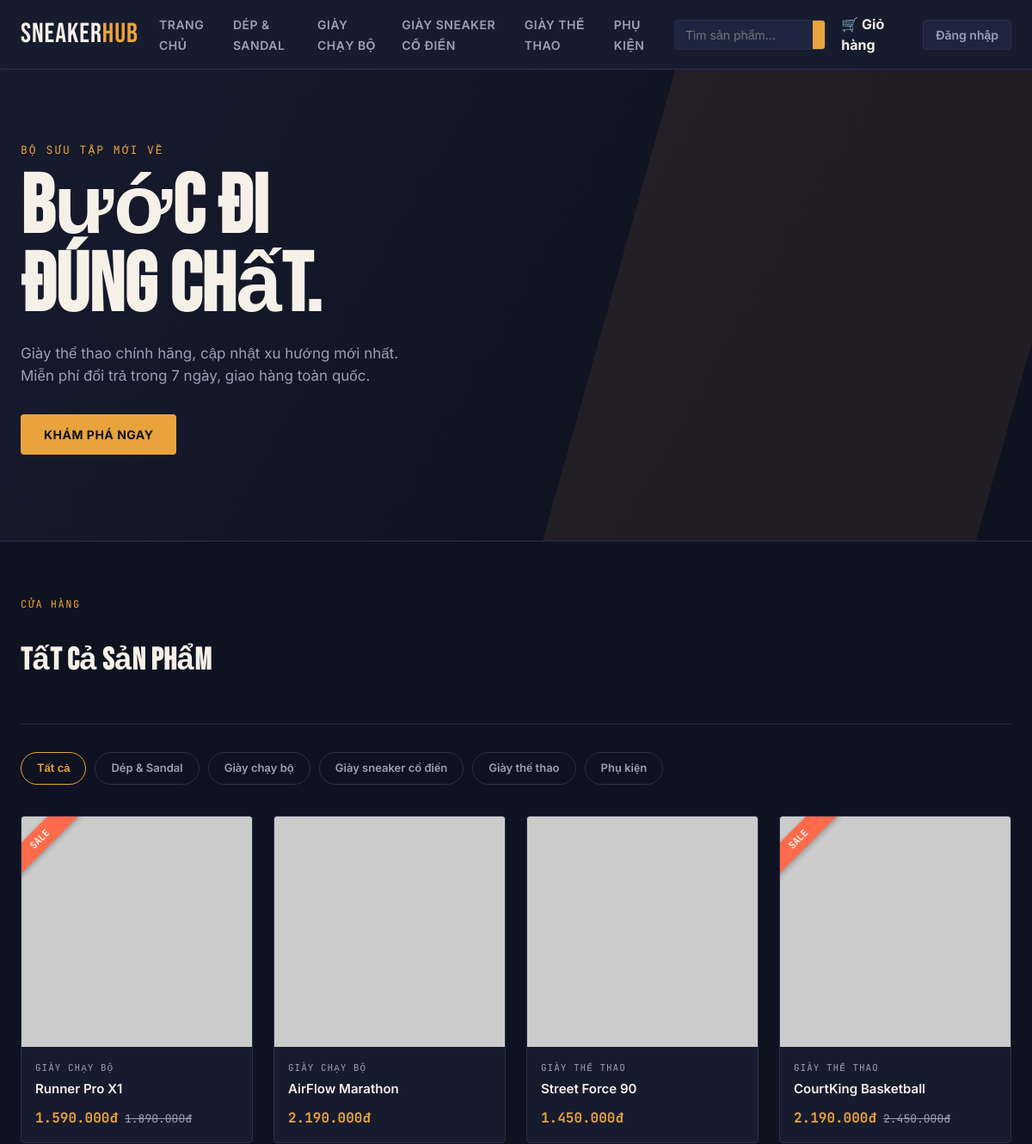
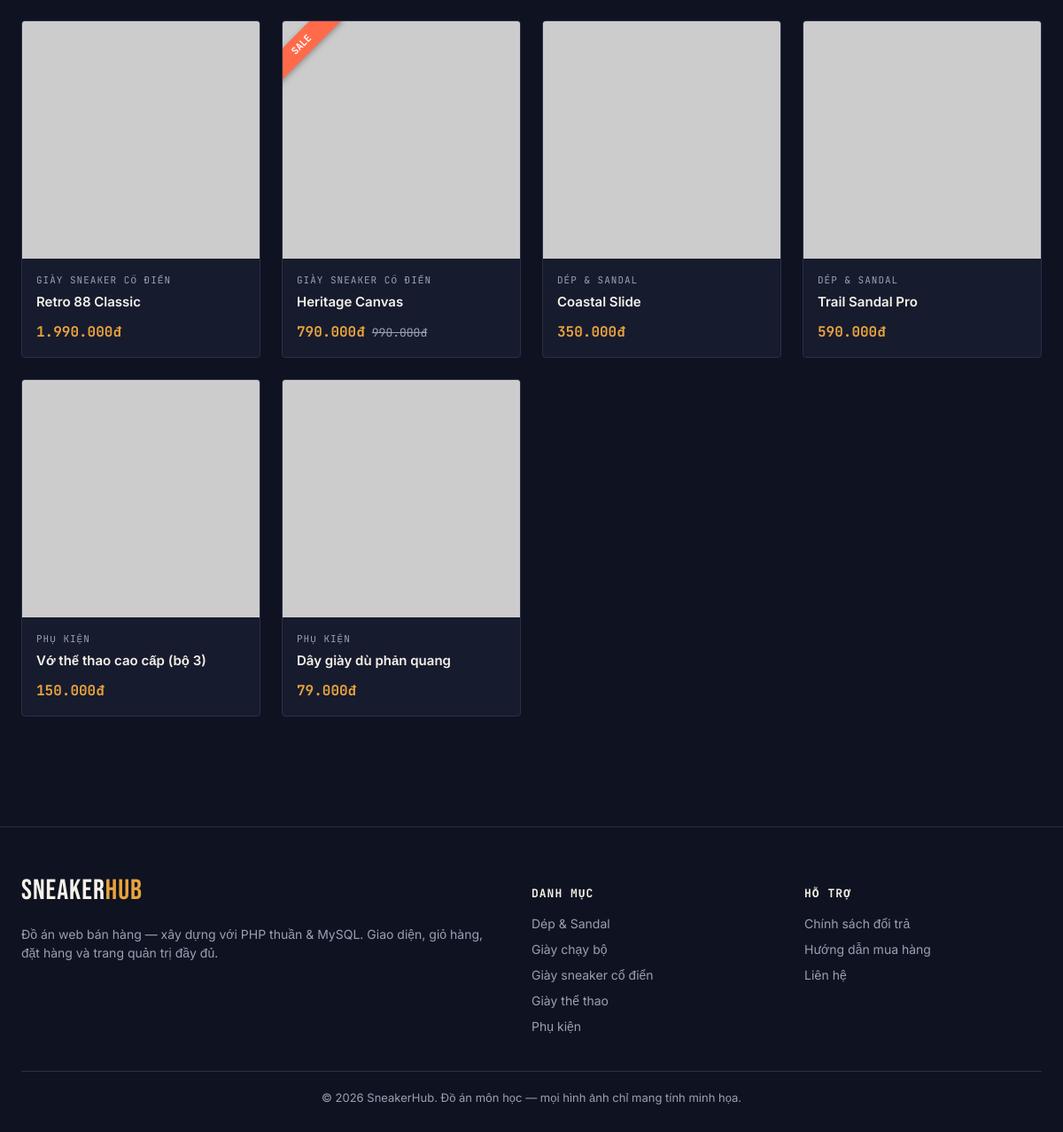
The page / on the database its author committed (2 pictures, top to bottom).
### tables this page shows
CREATE TABLE categories (
    id INT AUTO_INCREMENT PRIMARY KEY,
    name VARCHAR(100) NOT NULL,
    slug VARCHAR(100) NOT NULL UNIQUE
);

CREATE TABLE products (
    id INT AUTO_INCREMENT PRIMARY KEY,
    category_id INT NOT NULL,
    name VARCHAR(200) NOT NULL,
    slug VARCHAR(200) NOT NULL UNIQUE,
    description TEXT,
    price DECIMAL(12,0) NOT NULL,
    sale_price DECIMAL(12,0) DEFAULT NULL,
    image VARCHAR(255) DEFAULT NULL,
    stock INT NOT NULL DEFAULT 0,
    created_at DATETIME DEFAULT CURRENT_TIMESTAMP,
    FOREIGN KEY (category_id) REFERENCES categories(id) ON DELETE CASCADE
);

### includes/functions.php (called while the page is built, shortened)
<?php
function formatPrice($price) {
    return number_format($price, 0, ',', '.') . 'đ';
}
function isLoggedIn() {
    return isset($_SESSION['user_id']);
}
function e($str) {
    return htmlspecialchars($str ?? '', ENT_QUOTES, 'UTF-8');
}

### includes/product-card.php (the view, shortened to what this page needs)
<?php
$base_url = $base_url ?? '';
?>
<a href="<?php echo $base_url; ?>product.php?slug=<?php echo e($p['slug']); ?>" class="product-card">
    <div class="product-thumb">
        <?php if (!empty($p['sale_price'])): ?>
            <div class="tag-sale">SALE</div>
        <?php endif; ?>
        <img src="<?php echo e($p['image']); ?>" alt="<?php echo e($p['name']); ?>" loading="lazy">
    </div>
    <div class="product-info">
        <div class="product-cat"><?php echo e($p['cat_name'] ?? ''); ?></div>
        <div class="product-name"><?php echo e($p['name']); ?></div>
        <div class="product-price">
            <?php if (!empty($p['sale_price'])): ?>
                <span class="price-now"><?php echo formatPrice($p['sale_price']); ?></span>
                <span class="price-old"><?php echo formatPrice($p['price']); ?></span>
            <?php else: ?>
                <span class="price-now"><?php echo formatPrice($p['price']); ?></span>
            <?php endif; ?>
        </div>
    </div>
</a>

### includes/header.php (shortened to what this page needs)
<?php
$base_url = $base_url ?? '';
?>
<!DOCTYPE html>
<html lang="vi">
<head>
<link rel="stylesheet" href="<?php echo $base_url; ?>assets/css/style.css">
</head>
<body>
<header class="site-header">
    <div class="header-inner">
        <a href="<?php echo $base_url; ?>index.php" class="logo">Sneaker<span>Hub</span></a>
        <nav class="main-nav">
            <ul>
                <li><a href="<?php echo $base_url; ?>index.php">Trang chủ</a></li>
                <?php
                $navCats = $pdo->query("SELECT * FROM categories ORDER BY name")->fetchAll();
                foreach ($navCats as $c):
                ?>
                <li><a href="<?php echo $base_url; ?>category.php?slug=<?php echo e($c['slug']); ?>"><?php echo e($c['name']); ?></a></li>
                <?php endforeach; ?>
            </ul>
        </nav>
        <div class="header-actions">
            <form class="search-form" action="<?php echo $base_url; ?>search.php" method="get">
                <input type="text" name="q" placeholder="Tìm sản phẩm..." value="<?php echo e($_GET['q'] ?? ''); ?>">
                <button type="submit">Tìm</button>
            </form>
            <a href="<?php echo $base_url; ?>cart.php" class="cart-link">
                🛒 Giỏ hàng
            </a>
            <div class="user-menu">
                <?php if (isLoggedIn()): ?>
                    <span>Chào, <?php echo e($_SESSION['full_name']); ?></span>
                    <?php if (isAdmin()): ?><a href="<?php echo $base_url; ?>admin/index.php">Quản trị</a><?php endif; ?>
                    <a href="<?php echo $base_url; ?>logout.php" class="btn-mini">Đăng xuất</a>
                <?php else: ?>
                    <a href="<?php echo $base_url; ?>login.php" class="btn-mini">Đăng nhập</a>
                <?php endif; ?>
            </div>
        </div>
    </div>
</header>

### index.php (shortened to what this page needs)
<?php
require 'config/db.php';
require 'includes/functions.php';
$base_url = '';
$categories = $pdo->query("SELECT * FROM categories ORDER BY name")->fetchAll();
$products = $pdo->query("SELECT p.*, c.name AS cat_name FROM products p
                          JOIN categories c ON c.id = p.category_id
                          ORDER BY p.created_at DESC")->fetchAll();
require 'includes/header.php';
?>
<section class="hero">
    <div class="hero-shape"></div>
    <div class="hero-inner">
        <span class="hero-eyebrow">Bộ sưu tập mới về</span>
        <h1>Bước đi<br>đúng chất.</h1>
        <p>Giày thể thao chính hãng, cập nhật xu hướng mới nhất. Miễn phí đổi trả trong 7 ngày, giao hàng toàn quốc.</p>
        <a href="#products" class="btn btn-primary">Khám phá ngay</a>
    </div>
</section>
<div class="container">
    <section class="section" id="products">
        <div class="section-head">
            <div>
                <span class="eyebrow">Cửa hàng</span>
                <h2>Tất cả sản phẩm</h2>
            </div>
        </div>
        <div class="cat-chips">
            <a href="index.php" class="cat-chip active">Tất cả</a>
            <?php foreach ($categories as $c): ?>
                <a href="category.php?slug=<?php echo e($c['slug']); ?>" class="cat-chip"><?php echo e($c['name']); ?></a>
            <?php endforeach; ?>
        </div>
        <div class="product-grid">
            <?php foreach ($products as $p): ?>
                <?php include 'includes/product-card.php'; ?>
            <?php endforeach; ?>
        </div>
    </section>
</div>
<?php require 'includes/footer.php'; ?>

### includes/footer.php (shortened to what this page needs)
<footer class="site-footer">
    <div class="container">
        <div class="footer-grid">
            <div>
                <div class="logo" style="margin-bottom:12px;">Sneaker<span>Hub</span></div>
                <p>Đồ án web bán hàng — xây dựng với PHP thuần &amp; MySQL. Giao diện, giỏ hàng, đặt hàng và trang quản trị đầy đủ.</p>
            </div>
            <div>
                <h4>Danh mục</h4>
                <ul>
                    <?php $footCats = $pdo->query("SELECT * FROM categories ORDER BY name LIMIT 5")->fetchAll(); ?>
                    <?php foreach ($footCats as $c): ?>
                    <li><a href="<?php echo $base_url ?? ''; ?>category.php?slug=<?php echo e($c['slug']); ?>"><?php echo e($c['name']); ?></a></li>
                    <?php endforeach; ?>
                </ul>
            </div>
            <div>
                <h4>Hỗ trợ</h4>
                <ul>
                    <li><a href="#">Chính sách đổi trả</a></li>
                    <li><a href="#">Hướng dẫn mua hàng</a></li>
                    <li><a href="#">Liên hệ</a></li>
                </ul>
            </div>
        </div>
        <div class="footer-bottom">&copy; <?php echo date('Y'); ?> SneakerHub. Đồ án môn học — mọi hình ảnh chỉ mang tính minh họa.</div>
    </div>
</footer>
</body>
</html>

### rows shown on the page
categories: name "DÉP & SANDAL", name "Dép & Sandal"
categories: name "GIÀY CHẠY BỘ", name "Giày chạy bộ"
categories: name "GIÀY SNEAKER CỔ ĐIỂN", name "Giày sneaker cổ điển"
categories: name "GIÀY THỂ THAO", name "Giày thể thao"
categories: name "PHỤ KIỆN", name "Phụ kiện"
products: shows "SALE", category.name "GIÀY CHẠY BỘ", name "Runner Pro X1", sale_price "1.590.000đ", price "1.890.000đ"
products: category.name "GIÀY CHẠY BỘ", name "AirFlow Marathon", price "2.190.000đ"
products: category.name "GIÀY THỂ THAO", name "Street Force 90", price "1.450.000đ"
products: shows "SALE", category.name "GIÀY THỂ THAO", name "CourtKing Basketball", sale_price "2.190.000đ", price "2.450.000đ"
products: category.name "GIÀY SNEAKER CỔ ĐIỂN", name "Retro 88 Classic", price "1.990.000đ"
products: shows "SALE", category.name "GIÀY SNEAKER CỔ ĐIỂN", name "Heritage Canvas", sale_price "790.000đ", price "990.000đ"
products: category.name "DÉP & SANDAL", name "Coastal Slide", price "350.000đ"
products: category.name "DÉP & SANDAL", name "Trail Sandal Pro", price "590.000đ"
products: category.name "PHỤ KIỆN", name "Vớ thể thao cao cấp (bộ 3)", price "150.000đ"
products: category.name "PHỤ KIỆN", name "Dây giày dù phản quang", price "79.000đ"
